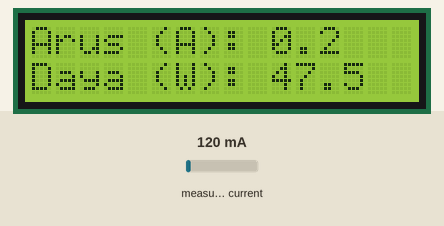
The sketch below on a simulated Arduino Uno, built with avr-gcc and run on an emulated ATmega328P. Parts: 16×2 character LCD. The inputs (shaded band) are chosen by the test bench; at power-on: measured current 120 mA. No radio packets arrive unless stated; what the sketch prints to the serial monitor is not drawn.

Above: at 4.3 s.
4.4 s: measured current set to 40 mA
At 14.7 s:
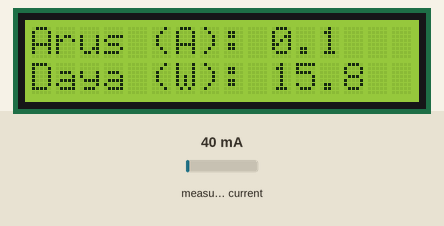
15.0 s: measured current set to 500 mA
At 25.0 s:
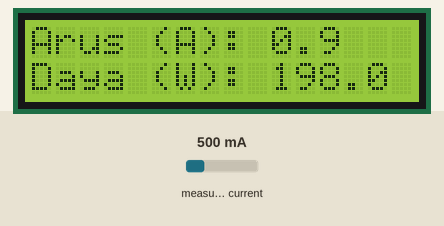
25.3 s: measured current set to 1000 mA
At 35.3 s:
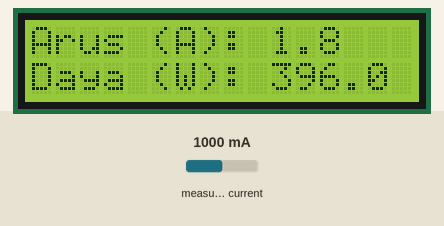
Timing chart, 0 to 36.8 s (numbered marks = the images above; inputs shaded):
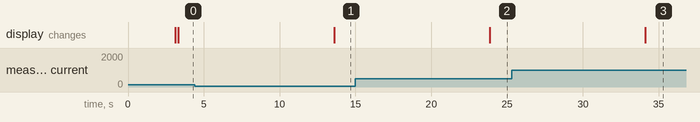

The sketch:

LoRa_TX.ino
```cpp
#include <SPI.h>
#include <LoRa.h>
#include <Wire.h>
#include<LiquidCrystal_I2C.h>
#include "EmonLib.h"

LiquidCrystal_I2C lcd(0x27,2,1,0,4,5,6,7,3,POSITIVE);

String LoRaMessage ="";
int counter = 0;
EnergyMonitor emon1;
int V = 220;
int pin_sct = A0;
double I;

void setup() {
  Serial.begin(9600);
  lcd.begin(16,2);
  lcd.setCursor(0,0);
  lcd.print(" Tugas Akhir 2");
  lcd.setCursor(0,1);
  lcd.print("   Node_listrik");
  delay(3000);
  lcd.clear();
  emon1.current(pin_sct,0.66);
  while (!Serial);

  Serial.println("LoRa Sender");

  if (!LoRa.begin(433E6)) {
    Serial.println("Starting LoRa failed!");
    while (1);
  LoRa.setTxPower(17);    //Set Power ---- 0-17dbm
  LoRa.setSignalBandwidth(125); // set bandwith/
  LoRa.setSpreadingFactor(12);
  LoRa.setCodingRate4(8);
  }
}

void loop() {
  I = (emon1.calcIrms(1480)*1.8);
  Serial.print("Arus (A) : ");
  Serial.print(I,1);
  Serial.print(" Daya (W): ");
  Serial.print((I*V),1);
  Serial.println("");
  lcd.setCursor(0,0);
  lcd.print("Arus (A): ");
  lcd.print(I,1);
  lcd.setCursor(0,1);
  lcd.print("Daya (W): ");
  lcd.print((I*V),1);
  Serial.print("Sending packet: ");
  Serial.println(counter);

  Data_1();

  counter ++;
  delay (10000);
}

void Data_1 () {
  LoRaMessage = String(I,1)+"/"+String((I*V),1);
  LoRa.beginPacket();
  LoRa.print(LoRaMessage);
  LoRa.endPacket();
}
```

Measured:
- after the input at 4.4 s, the display: changes after 9.2 s (image 1)
- after the input at 15.0 s, the display: changes after 8.9 s (image 2)
- after the input at 25.3 s, the display: changes after 8.8 s (image 3)
